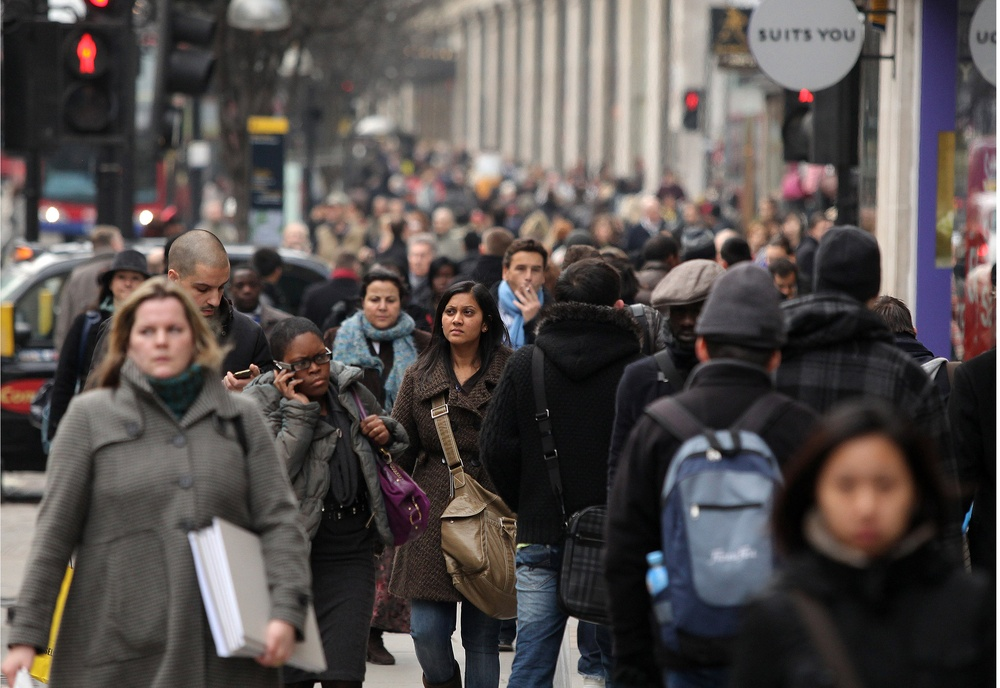
#> input picture MakingFaces/42889-Oxford-Street.jpg, 1000 x 688 px, shrunk from 2744 x 1887 before the run
$ jupyter execute MakingFaces.ipynb   (shell and % lines are left out)   (Python 2 division)   (older library calls are emulated)
#> lines starting #> are read from the running program, lines starting #| are printed output that depends on the picture
[cell 1]
import cv2
import numpy as np
import matplotlib.pyplot as pl
import matplotlib.patches as patches
from PIL import Image

[cell 2]
imagefile="42889-Oxford-Street.jpg"

[cell 3]
cascfile="haarcascade_frontalface_default.xml"

[cell 4]
faceCascade=cv2.CascadeClassifier(cascfile)

[cell 5]
image=cv2.imread(imagefile)
#> image is the input picture: shape (688, 1000, 3); mean B, G, R 77.3, 78.8, 85.2
gray = cv2.cvtColor(image, cv2.COLOR_BGR2GRAY)
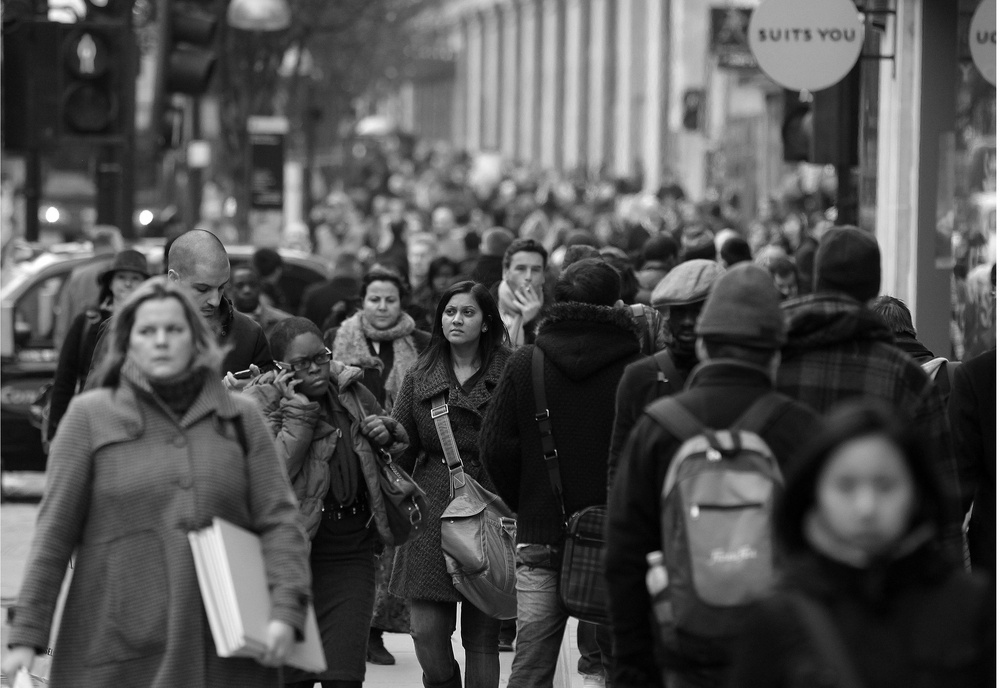
#> gray: shape (688, 1000); min 0, max 255, mean 80.6

[cell 6]
faces = faceCascade.detectMultiScale(
    gray,
    scaleFactor=1.3,
    minNeighbors=5,
    minSize=(30, 30),
    #flags = cv2.cv.CV_HAAR_SCALE_IMAGE
)
#> faces = [[504, 250, 50, 50], [357, 280, 50, 50], [433, 291, 52, 52], [124, 301, 75, 75], [810, 444, 108, 108], [653, 411, 141, 141]]

[cell 7]
print "Found ",len(faces)," faces!"
#| Found  6  faces!

[cell 8]
im = np.array(Image.open(imagefile), dtype=np.uint8)

# Create figure and axes
fig,ax = pl.subplots(1)

# Display the image
ax.imshow(im)

for (x, y, w, h) in faces:
    # Create a Rectangle patch
    rect = patches.Rectangle((x,y),w,h,linewidth=1,edgecolor='r',facecolor='none')

    # Add the patch to the Axes
    ax.add_patch(rect)
#> this loop made 6 passes

ax.axis('off')
pl.savefig("detection1.png")
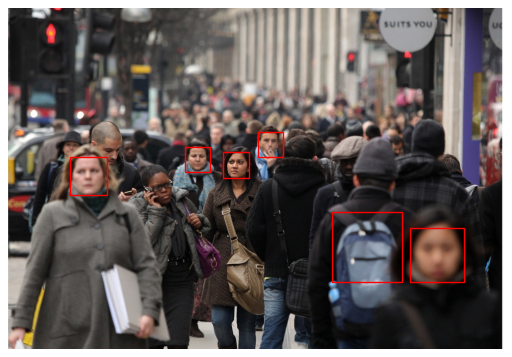
#> figure drawn by matplotlib, 1 panel
pl.show()
